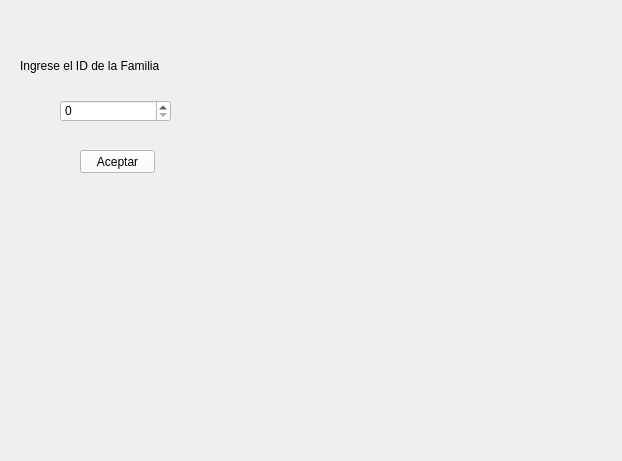
<?xml version="1.0" encoding="UTF-8"?>
<ui version="4.0">
 <class>VentanaConsultasFamilia</class>
 <widget class="QMainWindow" name="VentanaConsultasFamilia">
  <property name="geometry">
   <rect>
    <x>0</x>
    <y>0</y>
    <width>622</width>
    <height>461</height>
   </rect>
  </property>
  <property name="windowTitle">
   <string>Consulta por Familia</string>
  </property>
  <property name="windowIcon">
   <iconset resource="recursos.qrc">
    <normaloff>:/imagenes/recursos/imagenes/family-512.png</normaloff>:/imagenes/recursos/imagenes/family-512.png</iconset>
  </property>
  <property name="styleSheet">
   <string notr="true">background-color: qlineargradient(spread:pad, x1:0, y1:0,x2:1,y2:0,stop:0 
rgba(0,182,255,255), stop:0.329545 rgba(255,255,255,255), stop:0.670455
rgba(255,255,255,255),stop:1 rgba(255,102,0,255));</string>
  </property>
  <widget class="QWidget" name="centralwidget">
   <widget class="QLabel" name="label">
    <property name="geometry">
     <rect>
      <x>20</x>
      <y>50</y>
      <width>221</width>
      <height>31</height>
     </rect>
    </property>
    <property name="styleSheet">
     <string notr="true">background-color: rgba(255, 255, 255, 0);
font: 14pt &quot;Californian FB&quot;;</string>
    </property>
    <property name="text">
     <string>Ingrese el ID de la Familia</string>
    </property>
   </widget>
   <widget class="QSpinBox" name="idFamilias">
    <property name="geometry">
     <rect>
      <x>60</x>
      <y>100</y>
      <width>111</width>
      <height>22</height>
     </rect>
    </property>
    <property name="styleSheet">
     <string notr="true">background-color: rgba(255, 255, 255, 255);</string>
    </property>
   </widget>
   <widget class="QPushButton" name="aceptar">
    <property name="geometry">
     <rect>
      <x>80</x>
      <y>150</y>
      <width>75</width>
      <height>23</height>
     </rect>
    </property>
    <property name="styleSheet">
     <string notr="true">background-color: rgb(255, 255, 255);
font: 75 16pt &quot;System&quot;;	</string>
    </property>
    <property name="text">
     <string>Aceptar</string>
    </property>
   </widget>
  </widget>
 </widget>
 <resources>
  <include location="recursos.qrc"/>
 </resources>
 <connections/>
</ui>
